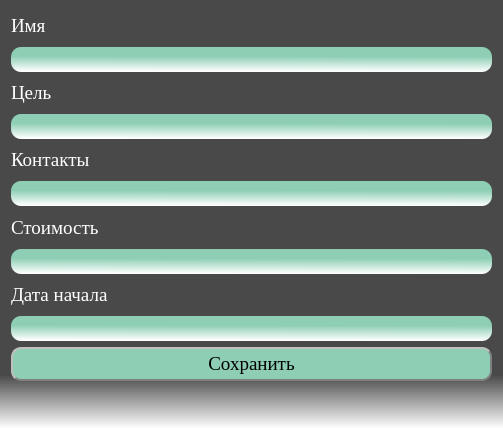
<?xml version="1.0" encoding="UTF-8"?>
<ui version="4.0">
 <class>Forma</class>
 <widget class="QWidget" name="Forma">
  <property name="geometry">
   <rect>
    <x>0</x>
    <y>0</y>
    <width>503</width>
    <height>428</height>
   </rect>
  </property>
  <property name="windowTitle">
   <string>Добавление записи</string>
  </property>
  <property name="styleSheet">
   <string notr="true">
background-color: qlineargradient(spread:pad, x1:0.483, y1:0, x2:0.483, y2:1, stop:0.875 rgba(73, 73, 73, 255), stop:1 rgba(255, 255, 255, 255));</string>
  </property>
  <layout class="QVBoxLayout" name="verticalLayout">
   <item>
    <widget class="QLabel" name="Name_label">
     <property name="font">
      <font>
       <family>Times New Roman</family>
       <pointsize>14</pointsize>
      </font>
     </property>
     <property name="styleSheet">
      <string notr="true">color: rgb(255, 255, 255);
background-color: rgba(255, 255, 255, 0);</string>
     </property>
     <property name="text">
      <string>Имя</string>
     </property>
    </widget>
   </item>
   <item>
    <widget class="QLineEdit" name="Name">
     <property name="font">
      <font>
       <pointsize>14</pointsize>
      </font>
     </property>
     <property name="styleSheet">
      <string notr="true">background-color: qlineargradient(spread:pad, x1:0.573864, y1:0.006, x2:0.551, y2:0.988636, stop:0.375 rgba(141, 206, 180, 255), stop:1 rgba(255, 255, 255, 255));
border-radius: 10px;</string>
     </property>
    </widget>
   </item>
   <item>
    <widget class="QLabel" name="Target_label">
     <property name="font">
      <font>
       <family>Times New Roman</family>
       <pointsize>14</pointsize>
      </font>
     </property>
     <property name="styleSheet">
      <string notr="true">color: rgb(255, 255, 255);
background-color: rgba(255, 255, 255, 0);</string>
     </property>
     <property name="text">
      <string>Цель</string>
     </property>
    </widget>
   </item>
   <item>
    <widget class="QLineEdit" name="Target">
     <property name="font">
      <font>
       <pointsize>14</pointsize>
      </font>
     </property>
     <property name="styleSheet">
      <string notr="true">background-color: qlineargradient(spread:pad, x1:0.573864, y1:0.006, x2:0.551, y2:0.988636, stop:0.375 rgba(141, 206, 180, 255), stop:1 rgba(255, 255, 255, 255));
border-radius: 10px;</string>
     </property>
    </widget>
   </item>
   <item>
    <widget class="QLabel" name="Contact_label">
     <property name="font">
      <font>
       <family>Times New Roman</family>
       <pointsize>14</pointsize>
      </font>
     </property>
     <property name="styleSheet">
      <string notr="true">color: rgb(255, 255, 255);
background-color: rgba(255, 255, 255, 0);</string>
     </property>
     <property name="text">
      <string>Контакты</string>
     </property>
    </widget>
   </item>
   <item>
    <widget class="QLineEdit" name="Contact">
     <property name="font">
      <font>
       <pointsize>14</pointsize>
      </font>
     </property>
     <property name="styleSheet">
      <string notr="true">background-color: qlineargradient(spread:pad, x1:0.573864, y1:0.006, x2:0.551, y2:0.988636, stop:0.375 rgba(141, 206, 180, 255), stop:1 rgba(255, 255, 255, 255));
border-radius: 10px;</string>
     </property>
    </widget>
   </item>
   <item>
    <widget class="QLabel" name="Cost_label">
     <property name="font">
      <font>
       <family>Times New Roman</family>
       <pointsize>14</pointsize>
      </font>
     </property>
     <property name="styleSheet">
      <string notr="true">color: rgb(255, 255, 255);
background-color: rgba(255, 255, 255, 0);</string>
     </property>
     <property name="text">
      <string>Стоимость</string>
     </property>
    </widget>
   </item>
   <item>
    <widget class="QLineEdit" name="Cost">
     <property name="font">
      <font>
       <pointsize>14</pointsize>
      </font>
     </property>
     <property name="styleSheet">
      <string notr="true">background-color: qlineargradient(spread:pad, x1:0.573864, y1:0.006, x2:0.551, y2:0.988636, stop:0.375 rgba(141, 206, 180, 255), stop:1 rgba(255, 255, 255, 255));
border-radius: 10px;</string>
     </property>
    </widget>
   </item>
   <item>
    <widget class="QLabel" name="Date_label">
     <property name="font">
      <font>
       <family>Times New Roman</family>
       <pointsize>14</pointsize>
      </font>
     </property>
     <property name="styleSheet">
      <string notr="true">color: rgb(255, 255, 255);
background-color: rgba(255, 255, 255, 0);</string>
     </property>
     <property name="text">
      <string>Дата начала</string>
     </property>
    </widget>
   </item>
   <item>
    <widget class="QLineEdit" name="Date">
     <property name="font">
      <font>
       <pointsize>14</pointsize>
      </font>
     </property>
     <property name="styleSheet">
      <string notr="true">background-color: qlineargradient(spread:pad, x1:0.573864, y1:0.006, x2:0.551, y2:0.988636, stop:0.375 rgba(141, 206, 180, 255), stop:1 rgba(255, 255, 255, 255));
border-radius: 10px;</string>
     </property>
    </widget>
   </item>
   <item>
    <widget class="QPushButton" name="Save_button">
     <property name="font">
      <font>
       <family>Times New Roman</family>
       <pointsize>14</pointsize>
      </font>
     </property>
     <property name="styleSheet">
      <string notr="true">
QPushButton {
	color: rgb(0, 0, 0);
    border-style: outset;
    border-width: 2px;
    border-color: gray;
    padding: 4px;
	background-color: rgb(141, 206, 180);
	border-radius: 10px;


}

QPushButton:pressed {
    border-style: inset;
    background-color: #c0c0c0;
}
</string>
     </property>
     <property name="text">
      <string>Сохранить</string>
     </property>
    </widget>
   </item>
   <item>
    <widget class="QLabel" name="Error_lable">
     <property name="styleSheet">
      <string notr="true">background-color: rgba(255, 255, 255, 0);</string>
     </property>
     <property name="text">
      <string/>
     </property>
    </widget>
   </item>
  </layout>
 </widget>
 <resources/>
 <connections/>
</ui>
